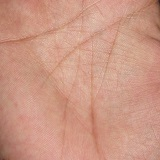
%> input picture colorpics/IMG_001 (1).JPG, 160 x 160 px; its folder holds 6 pictures in this run
$ octave --eval "testmatching;"   (GNU Octave 9; MATLAB toolbox functions it lacks are replaced by stand-ins)
%> lines starting %> are read from the running program, lines starting %| are printed output that depends on the picture
### cmfrat.m
function mat = cmfrat(row, col, angle)
    row = row + 4;
    col = col + 4;
    mat = zeros(row, col);

    m = -tand(angle);
    a = round(col / 2);
    b = round(row / 2);

    if (angle >= 0 && angle <= 45) || (angle > 135 && angle <= 180)
        for x=col - 2:-1:3
            y = round(m*(x - a) + b);
            mat([y-1, y, y+1], x) = 1/33;
            mat([y-3, y-2, y+2, y+3], x) = -1/66;
        end

    elseif angle > 45 && angle <= 135
        for y=row - 2:-1:3
            x = round((y - b)/m + a);
            mat(y, [x-1, x, x+1]) = 1/33;
            mat(y, [x-3, x-2, x+2, x+3]) = -1/66;
        end
    end
end

### edgeresponse.m
function image = edgeresponse(im, resp)
        %cmfrat filters 0, 20, 40, 60, 80, 100, 120, 140, 160
        f0 = cmfrat(11, 11, 0);
        f20 = cmfrat(11, 11, 20);
        f40 = cmfrat(11, 11, 40);
        f60 = cmfrat(11, 11, 60);
        f80 = cmfrat(11, 11, 80);
        f100 = cmfrat(11, 11, 100);
        f120 = cmfrat(11, 11, 120);
        f140 = cmfrat(11, 11, 140);
        f160 = cmfrat(11, 11, 160);

        im0 = imfilter(im, f0, 'symmetric');
        im20 = imfilter(im, f20, 'symmetric');
        im40 = imfilter(im, f40, 'symmetric');
        im60 = imfilter(im, f60, 'symmetric');
        im80 = imfilter(im, f80, 'symmetric');
        im100 = imfilter(im, f100, 'symmetric');
        im120 = imfilter(im, f120, 'symmetric');
        im140 = imfilter(im, f140, 'symmetric');
        im160 = imfilter(im, f160, 'symmetric');

        %combined the images
        if strcmp(resp, 'max')
            image = maxresponse(im0, im20, im40, im60, im80, im100, im120, im140, im160);
        else
            image = minresponse(im0, im20, im40, im60, im80, im100, im120, im140, im160);
        end

        image = imadjust(image);

% [13 lines of commented-out code are left out]
end

### maxresponse.m
function image = maxresponse(im0, im20, im40, im60, im80, im100, im120, im140, im160)
    [row, col] = size(im0);
    image = zeros(row, col);
    for t=1:row
       for k=1:col
            image(t, k) = max([im0(t, k), im20(t, k), im40(t, k), im60(t, k), im80(t, k), im100(t, k), im120(t, k), im140(t, k), im160(t, k)]);
       end
    end
end

### getmp.m
function [matchedPoints1, matchedPoints2, points1, points2] = getmp(I1, I2)
    %Find the corners.
    points1 = detectHarrisFeatures(I1);
    points2 = detectHarrisFeatures(I2);
%     points1 = harriscorner(I1);
%     points2 = harriscorner(I2);

    %Extract the neighborhood features.
    [features1,valid_points1] = extractFeatures(I1,points1);
    [features2,valid_points2] = extractFeatures(I2,points2);

    %Match the features.
    indexPairs = matchFeatures(features1,features2);

    %Retrieve the locations of the corresponding points for each image.
    matchedPoints1 = valid_points1(indexPairs(:,1),:);
    matchedPoints2 = valid_points2(indexPairs(:,2),:);

%     points1 = valid_points1;
%     points2 = valid_points2;
end

### testmatching.m
function testmatching()
    srcFiles = dir('colorpics\*.JPG');  % the folder in which ur images exists
    for i = 1:2:length(srcFiles) - 1
        filename1 = strcat('colorpics\',srcFiles(i).name);
        filename2 = strcat('colorpics\',srcFiles(i + 1).name);
        im1 = imread(filename1);
%> im1 is the input picture: size 160x160x3 uint8; mean R, G, B 203.6, 151.7, 132.6
        im2 = imread(filename2);
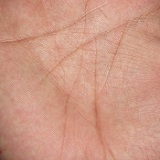
%> input picture colorpics/IMG_001 (2).JPG, 160 x 160 px
%> im2 is the input picture: size 160x160x3 uint8; mean R, G, B 205.3, 152.5, 132.7

        pointmatching(im1, im2, i);
    end
    display('Done!');
end

function pointmatching(imb1, imb2, idx)
%> called with idx = 1

    close all;
    %extract the layers
    imb1 = im2double(rgb2gray(imb1));
    imb2 = im2double(rgb2gray(imb2));
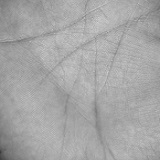
%> imb2: size 160x160 double; min 0.227, max 0.827, mean 0.651

    %edge response
    imfirstedge1 = edgeresponse(imb1, 'max');
    imfirstedge2 = edgeresponse(imb2, 'max');
%> call 2 of edgeresponse, with resp = 'max'
%> in edgeresponse (call 2), `im120 = imfilter(im, f120, 'symmetric');`:
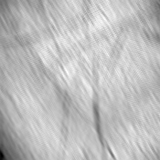
%> im120: size 160x160 double; min 0.0843, max 0.263, mean 0.217; drawn with min black and max white

    imsecondedge1 = edgeresponse(imcomplement(imfirstedge1), 'max');
%> call 3 of edgeresponse, with resp = 'max'
%> in edgeresponse (call 3), `im100 = imfilter(im, f100, 'symmetric');`:
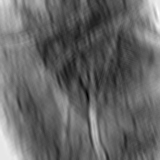
%> im100: size 160x160 double; min -0.0655, max 0.376, mean 0.111; drawn with min black and max white
%> after the loop in maxresponse (call 3), `for t=1:row`:
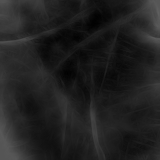
%> image: size 160x160 double; min 0.00426, max 0.376, mean 0.13
    imsecondedge2 = edgeresponse(imcomplement(imfirstedge2), 'max');
%> call 4 of edgeresponse, with resp = 'max'
%> in edgeresponse (call 4), `im120 = imfilter(im, f120, 'symmetric');`:
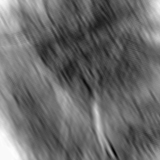
%> im120: size 160x160 double; min -0.0556, max 0.342, mean 0.111; drawn with min black and max white
%> in edgeresponse (call 4), `image = imadjust(image);`:
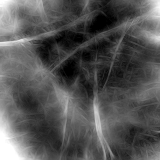
%> image: size 160x160 double; min 0, max 1, mean 0.335

    imthirdedge1 = edgeresponse(imcomplement(imsecondedge1), 'max');
    imthirdedge2 = edgeresponse(imcomplement(imsecondedge2), 'max');

    % [28 lines of commented-out code are left out]
  figure('units','normalized','outerposition',[0 0 1 1]);
  set(gcf,'Visible','Off');
  %first e-resp
  [mp11, mp21, points11, points21] = getmp(imfirstedge1, imfirstedge2);
%> in getmp, `points1 = detectHarrisFeatures(I1);`: points1 = 378 points; strongest (x, y): (23, 39), (29, 37), (31, 40), (156, 38), (48, 31)
%> in getmp, `points2 = detectHarrisFeatures(I2);`: points2 = 373 points; strongest (x, y): (20, 40), (26, 38), (29, 41), (115, 55), (54, 35)
%> in getmp, `[features1,valid_points1] = extractFeatures(I1,points1);`: valid_points1 = 33 points; strongest (x, y): (70, 101), (92, 66), (86, 74), (97, 88), (77, 65)
%> in getmp, `[features2,valid_points2] = extractFeatures(I2,points2);`: valid_points2 = 31 points; strongest (x, y): (70, 97), (99, 89), (76, 81), (96, 76), (80, 65)
%> in getmp, `indexPairs = matchFeatures(features1,features2);`: indexPairs = 13 rows, first 12: [1 1; 3 4; 4 2; 5 3; 8 6; 12 11; 13 12; 14 15; 15 18; 16 19; 20 23; 22 24]
%> in getmp, `matchedPoints1 = valid_points1(indexPairs(:,1),:);`: matchedPoints1 = 13 points; strongest (x, y): (70, 101), (77, 65), (91, 98), (90, 93), (85, 84)
%> in getmp, `matchedPoints2 = valid_points2(indexPairs(:,2),:);`: matchedPoints2 = 13 points; strongest (x, y): (70, 97), (99, 89), (80, 65), (80, 82), (93, 89)
%> mp11 has the same summary as matchedPoints1 in getmp; mp21 has the same summary as matchedPoints2 in getmp; points11 has the same summary as points1 in getmp; points21 has the same summary as points2 in getmp
  subplot(3, 4, 10), showMatchedFeatures(imfirstedge1, imfirstedge2, mp11, mp21);

   %second e-resp
  [mp12, mp22, points12, points22] = getmp(imsecondedge1, imsecondedge2);
%> mp12 = 10 points; strongest (x, y): (92, 96), (76, 81), (62, 82), (61, 89), (86, 88); mp22 = 10 points; strongest (x, y): (95, 93), (62, 66), (79, 78), (73, 93), (73, 93); points12 = 261 points; strongest (x, y): (26, 39), (31, 39), (19, 38), (92, 111), (26, 43); points22 = 223 points; strongest (x, y): (23, 40), (31, 42), (95, 106), (23, 44), (108, 154)
  subplot(3, 4, 11), showMatchedFeatures(imsecondedge1, imsecondedge2, mp12, mp22);

   %third e-resp
  [mp13, mp23, points13, points23] = getmp(imthirdedge1, imthirdedge2);
%> mp13 = 5 points; (x, y): (68, 88), (66, 99), (96, 97), (92, 97), (64, 61); mp23 = 5 points; (x, y): (63, 63), (100, 91), (70, 86), (94, 93), (67, 95); points13 = 244 points; strongest (x, y): (31, 40), (29, 38), (20, 41), (36, 41), (91, 112); points23 = 156 points; strongest (x, y): (108, 152), (112, 150), (22, 38), (34, 42), (94, 107)
  subplot(3, 4, 12), showMatchedFeatures(imthirdedge1, imthirdedge2, mp13, mp23);


    %plot
    subplot(3, 4, 1), imshow(imb1), title('original'); hold on;
    subplot(3, 4, 2), imshow(imfirstedge1), title('1st e-resp'), hold on; points11.plot %mp11.plot ;
    subplot(3, 4, 3), imshow(imsecondedge1), title('2nd e-resp'), hold on; points12.plot %mp12.plot;
    subplot(3, 4, 4), imshow(imthirdedge1), title('3rd e-resp'), hold on; points13.plot %mp13.plot;
    subplot(3, 4, 5), imshow(imb2), title('original');
    subplot(3, 4, 6), imshow(imfirstedge2), title('1st e-resp'), hold on; points21.plot %mp21.plot;
    subplot(3, 4, 7), imshow(imsecondedge2), title('2nd e-resp'), hold on; points22.plot %mp22.plot;
    subplot(3, 4, 8), imshow(imthirdedge2), title('3rd e-resp'), hold on; points23.plot %mp23.plot;
    hold off;

    % save the plot
    fname = strcat('/imdemo/matchtest/person', num2str(idx), '.png');
    saveas(gcf,[pwd fname]);
end
%> (the run ends here)
